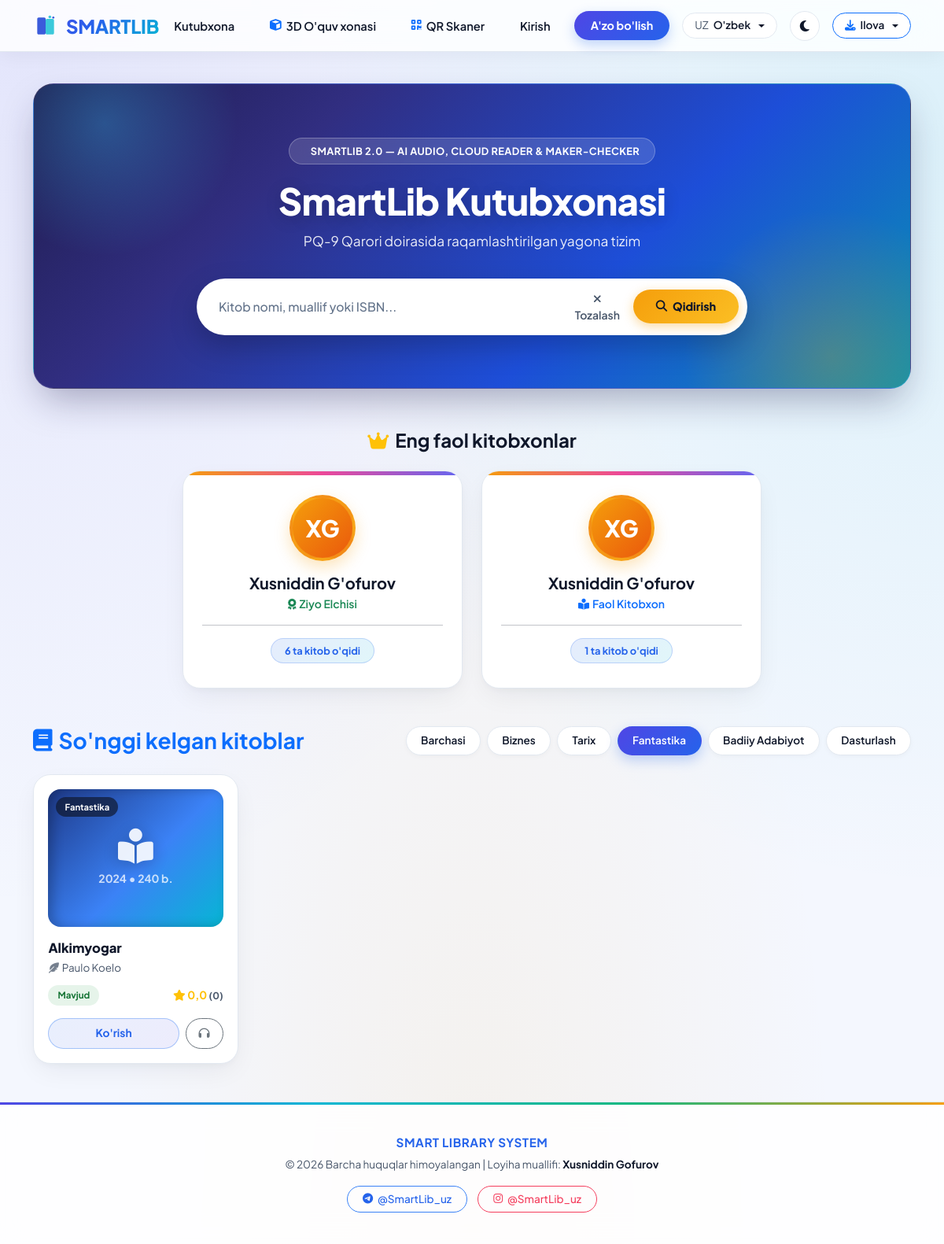
The page /?genre=3 on the database its author committed.
### users/models.py (models this page shows, shortened)
class CustomUser(AbstractUser):
    ROLE_CHOICES = [
        ('student', "Talaba (Universitet)"),
        ('pupil', "O'quvchi (Maktab)"),
        ('citizen', "Mustaqil Kitobxon (Aholi)"),
    ]
    STATUS_CHOICES = [
        ('user', "Foydalanuvchi"),
        ('librarian', "Kutubxonachi"),
        ('admin', "Admin"),
    ]
    role = models.CharField(
        "Kim sifatida kirmoqchisiz?",
        max_length=30,
        choices=ROLE_CHOICES,
        default='student',
        db_index=True,
    )
    status = models.CharField(
        "Status",
        max_length=30,
        choices=STATUS_CHOICES,
        default='user',
        db_index=True,
    )
    phone = models.CharField("Telefon raqam", max_length=30, blank=True)
    telegram_chat_id = models.CharField(
        "Telegram Chat ID",
        max_length=64,
        blank=True,
        db_index=True,
        help_text="Telegram bot (@SmartLibBot) orqali xabarnomalar olish uchun Chat ID",
    )
    profile_picture = models.ImageField("Profil Rasmi", upload_to='profiles/', blank=True, null=True)
    library = models.ForeignKey(
        Library,
        on_delete=models.SET_NULL,
        null=True,
        blank=True,
        verbose_name="Kutubxona",
        related_name='members',
    )
    annual_goal = models.PositiveIntegerField(
        "Yillik Reja",
        default=10,
        validators=[MinValueValidator(1), MaxValueValidator(500)],
    )
    student_id = models.CharField("Student ID (Hemis)", max_length=50, blank=True, db_index=True)
    faculty = models.CharField("Fakultet", max_length=150, blank=True, db_index=True)
    group_name = models.CharField("Guruh", max_length=50, blank=True)
    grade = models.CharField("Sinf (Masalan: 11)", max_length=20, blank=True)
    grade_letter = models.CharField("Sinf Harfi (Masalan: A)", max_length=10, blank=True)
    parent_phone = models.CharField("Ota-ona telefoni", max_length=30, blank=True)
    mahalla = models.CharField("Mahalla Nomi", max_length=150, blank=True)
    street = models.CharField("Ko'cha", max_length=150, blank=True)
    house_number = models.CharField("Uy raqami", max_length=50, blank=True)
    occupation = models.CharField("Kasbi / Ish joyi", max_length=150, blank=True)
    class Meta:
        verbose_name = "Foydalanuvchi "
        verbose_name_plural = "Foydalanuvchilar"
    @property
    def initials(self):
        fn = (self.first_name or "").strip()
        ln = (self.last_name or "").strip()
        un = (self.username or "").strip()
        first = (fn or un or "U")[0].upper()
        last = ln[0].upper() if ln else ""
        return f"{first}{last}"
    @property
    def full_display_name(self):
        full = f"{(self.first_name or '').strip()} {(self.last_name or '').strip()}".strip()
        return full if full else self.username
    def get_reader_rank(self, completed_count=None):
        if completed_count is None:
            completed_count = getattr(self, 'books_read_count', None)
        if completed_count is None:
            completed_count = self.loans.filter(is_returned=True).count()
        if completed_count >= 10:
            return {'title': "SmartLib Akademigi", 'icon': 'fa-crown', 'color': '#f59f00', 'level': 4}
        if completed_count >= 5:
            return {'title': "Ziyo Elchisi", 'icon': 'fa-award', 'color': '#198754', 'level': 3}
        if completed_count >= 1:
            return {'title': "Faol Kitobxon", 'icon': 'fa-book-open-reader', 'color': '#0d6efd', 'level': 2}
        return {'title': "Yangi Kitobxon", 'icon': 'fa-seedling', 'color': '#64748b', 'level': 1}

### books/models.py (models this page shows, shortened)
class Genre(models.Model):
    name = models.CharField("Janr nomi", max_length=100, db_index=True)
    class Meta:
        verbose_name = "Janr "
        verbose_name_plural = "Janrlar"

class Book(models.Model):
    library = models.ForeignKey(
        Library,
        on_delete=models.PROTECT,
        related_name='books',
        verbose_name="Kutubxona",
    )
    title = models.CharField("Kitob nomi", max_length=255, db_index=True)
    author = models.CharField("Muallif", max_length=255, db_index=True)
    genre = models.ForeignKey(
        Genre,
        on_delete=models.SET_NULL,
        null=True,
        verbose_name="Janr",
        related_name='books',
    )
    annotation = models.TextField("Annotatsiya", blank=True)
    isbn = models.CharField(
        "ISBN",
        max_length=50,
        blank=True,
        db_index=True,
        help_text="Xalqaro standart raqami",
    )
    udc = models.CharField(
        "UO'K (UDC)",
        max_length=50,
        blank=True,
        help_text="Universal O'nlik Tasnif",
    )
    bbk = models.CharField(
        "BBK",
        max_length=50,
        blank=True,
        help_text="Bibliografik Tasnif",
    )
    publisher = models.CharField("Nashriyot", max_length=200, blank=True, default="Ziyo Nashr")
    published_year = models.PositiveIntegerField("Nashr yili", null=True, blank=True, default=2024, db_index=True)
    pages = models.PositiveIntegerField("Betlar soni", null=True, blank=True, default=300)
    price = models.DecimalField(
        "Narxi",
        max_digits=12,
        decimal_places=1,
        default=0.0,
        help_text="Balansdagi narxi",
    )
    cover_image = models.ImageField("Muqova rasmi", upload_to='books/covers/', blank=True, null=True)
    pdf_file = models.FileField("Elektron nusxa (PDF)", upload_to='books/pdfs/', blank=True, null=True)
    audio_file = models.FileField("Audiokitob fayli (MP3/WAV)", upload_to='books/audio/', blank=True, null=True)
    qr_code = models.ImageField("QR Kod", upload_to='books/qrcodes/', blank=True, null=True)
    total_copies_count = models.PositiveIntegerField(
        "Jami nusxalar soni",
        default=5,
        validators=[MinValueValidator(1), MaxValueValidator(500)],
    )
    created_at = models.DateTimeField(auto_now_add=True)
    class Meta:
        verbose_name = "Kitob "
        verbose_name_plural = "Kitoblar (Bibliografiya)"
        ordering = ['id']
    @property
    def total_copies(self):
        all_copies = list(self.copies.all())
        return len(all_copies) if all_copies else self.total_copies_count
    @property
    def available_copies_count(self):
        all_copies = list(self.copies.all())
        if not all_copies:
            return self.total_copies_count
        return sum(1 for c in all_copies if c.is_available)
    def mavjud_dona(self):
        return self.available_copies_count
    mavjud_dona.short_description = "Mavjud (dona)"
    @property
    def reviews_count(self):
        all_reviews = list(self.reviews.all())
        return len(all_reviews)
    @property
    def average_rating(self):
        all_reviews = list(self.reviews.all())
        if not all_reviews:
            return 0.0
        return round(sum(r.rating for r in all_reviews) / len(all_reviews), 1)

### books/views.py (the view)
# urls.py: path('', views.home_view, name='home'),
def home_view(request):
    query = request.GET.get('q', '').strip()
    genre_id = request.GET.get('genre', '').strip()
    library_id = request.GET.get('library', '').strip()
    only_favorites = request.GET.get('favorites', '').strip() == '1'
    books_qs = Book.objects.select_related('genre', 'library').prefetch_related('copies', 'reviews').all()
    if query:
        books_qs = books_qs.filter(
            Q(title__icontains=query) |
            Q(author__icontains=query) |
            Q(isbn__icontains=query)
        )
    if genre_id.isdigit():
        books_qs = books_qs.filter(genre_id=int(genre_id))
    if library_id.isdigit():
        books_qs = books_qs.filter(library_id=int(library_id))
    favorite_book_ids = set()
    if request.user.is_authenticated:
        favorite_book_ids = set(
            Favorite.objects.filter(user=request.user).values_list('book_id', flat=True)
        )
        if only_favorites:
            books_qs = books_qs.filter(id__in=favorite_book_ids)
    top_readers = list(
        CustomUser.objects
        .annotate(
            books_read_count=Count(
                'loans',
                filter=Q(loans__is_returned=True),
                distinct=True,
            )
        )
        .filter(books_read_count__gt=0)
        .order_by('-books_read_count')[:4]
    )
    for r in top_readers:
        r.rank_info = r.get_reader_rank(r.books_read_count)
    books_list = list(books_qs)
    context = {
        'books': books_list,
        'books_3d_json': _build_books_3d_json(books_list[:24]),
        'top_readers': top_readers,
        'genres': Genre.objects.all(),
        'libraries': Library.objects.all(),
        'query': query,
        'selected_genre': int(genre_id) if genre_id.isdigit() else None,
        'selected_library': int(library_id) if library_id.isdigit() else None,
        'favorite_book_ids': favorite_book_ids,
        'only_favorites': only_favorites,
    }
    return render(request, 'home.html', context)

### templates/home.html (shortened to what this page needs)
{% extends 'base.html' %}
{% block content %}
<div class="container">
    <div class="hero-banner">
        <div class="hero-kicker">
            <span>SMARTLIB 2.0 — AI AUDIO, CLOUD READER & MAKER-CHECKER</span>
        </div>
        <h1 class="hero-title">SmartLib Kutubxonasi</h1>
        <p class="hero-subtitle">PQ-9 Qarori doirasida raqamlashtirilgan yagona tizim</p>
        <form action="{% url 'home' %}" method="get" class="search-pill-box">
            <input type="text" name="q" id="liveSearchInput" value="{{ query }}" class="search-pill-input" placeholder="Kitob nomi, muallif yoki ISBN..." autocomplete="off">
            {% if query or selected_genre %}
                <a href="{% url 'home' %}" class="btn btn-sm text-secondary me-2 text-decoration-none fw-semibold" title="Tozalash">
                    <i class="fa-solid fa-xmark"></i> Tozalash
                </a>
            {% endif %}
            <button type="submit" class="search-pill-btn">
                <i class="fa-solid fa-magnifying-glass"></i> Qidirish
            </button>
        </form>
    </div>
    {% if top_readers %}
    <div class="mb-5">
        <h4 class="text-center fw-bold mb-4" style="color: var(--text-main);">
            <i class="fa-solid fa-crown text-warning me-2"></i>Eng faol kitobxonlar
        </h4>
        <div class="row justify-content-center g-4">
            {% for reader in top_readers %}
            <div class="col-md-5 col-lg-4">
                <div class="reader-card">
                    <div class="reader-avatar">{{ reader.initials }}</div>
                    <h5 class="fw-bold mb-1" style="color: var(--text-main);">{{ reader.full_display_name }}</h5>
                    {% if reader.rank_info %}
                    <div class="small fw-semibold mb-2" style="color: {{ reader.rank_info.color }};">
                        <i class="fa-solid {{ reader.rank_info.icon }} me-1"></i><span>{{ reader.rank_info.title }}</span>
                    </div>
                    {% endif %}
                    <hr class="opacity-25 my-3">
                    <span class="reader-badge">{{ reader.books_read_count }} ta kitob o'qidi</span>
                </div>
            </div>
            {% endfor %}
        </div>
    </div>
    {% endif %}
    <div class="mb-4" id="books-section">
        <div class="d-flex align-items-center justify-content-between flex-wrap gap-3 mb-4">
            <h3 class="fw-bold text-primary mb-0 d-flex align-items-center gap-2">
                <i class="fa-solid fa-book"></i> <span>So'nggi kelgan kitoblar</span>
            </h3>
            {% if genres %}
            <div class="d-flex align-items-center gap-2 flex-wrap">
                <a href="{% url 'home' %}{% if query %}?q={{ query }}{% endif %}" class="btn-filter-pill {% if not selected_genre and not only_favorites %}active{% endif %}">
                    Barchasi
                </a>
                {% for g in genres %}
                <a href="{% url 'home' %}?genre={{ g.pk }}{% if query %}&q={{ query }}{% endif %}" class="btn-filter-pill {% if selected_genre == g.pk %}active{% endif %}">
                    {{ g.name }}
                </a>
                {% endfor %}
            </div>
            {% endif %}
        </div>
        <div class="row g-4" id="booksGrid">
            {% for book in books %}
            <div class="col-12 col-sm-6 col-lg-3 book-card-col" data-search="{{ book.title|lower }} {{ book.author|lower }} {{ book.isbn|lower }}">
                <div class="book-item-card">
                    <div>
                        <div class="book-cover-stage">
                            <span class="book-genre-chip">{{ book.genre.name|default:"Umumiy" }}</span>
                            {% if book.cover_image %}
                                <img src="{{ book.cover_image.url }}" alt="{{ book.title }}">
                            {% else %}
                                <div class="book-cover-placeholder">
                                    <i class="fa-solid fa-book-open-reader"></i>
                                    <div class="small fw-bold opacity-75">{{ book.published_year|default:"2024" }} • {{ book.pages|default:"300" }} b.</div>
                                </div>
                            {% endif %}
                        </div>
                        <div class="book-title">{{ book.title }}</div>
                        <div class="book-author"><i class="fa-solid fa-feather-pointed me-1 opacity-75"></i>{{ book.author }}</div>
                        <div class="d-flex align-items-center justify-content-between mb-3">
                            {% if book.available_copies_count > 0 %}
                                <span class="badge-mavjud mb-0">Mavjud</span>
                            {% else %}
                                <span class="badge-qolmagan mb-0">Qolmagan</span>
                            {% endif %}
                            <span class="small fw-bold text-warning">
                                <i class="fa-solid fa-star"></i> {{ book.average_rating }} <small class="text-muted">({{ book.reviews_count }})</small>
                            </span>
                        </div>
                    </div>
                    <div class="d-flex gap-2">
                        <a href="{% url 'book_detail' book.pk %}" class="btn-korish flex-grow-1">Ko'rish</a>
                        <a href="{% url 'book_read' book.pk %}" class="btn btn-sm btn-outline-secondary rounded-pill px-3 d-inline-flex align-items-center justify-content-center" title="Elektron Mutolaa va Audio (TTS)">
                            <i class="fa-solid fa-headphones"></i>
                        </a>
                    </div>
                </div>
            </div>
            {% empty %}
            <div class="col-12 text-center py-5 text-muted">
                Kitoblar topilmadi.
            </div>
            {% endfor %}
        </div>
    </div>
</div>
{% endblock %}

### rows shown on the page
CustomUser: initials "XG", full_display_name "Xusniddin G'ofurov", rank_info "Ziyo Elchisi", books_read_count "6"
CustomUser: initials "XG", full_display_name "Xusniddin G'ofurov", rank_info "Faol Kitobxon", books_read_count "1"
Genre: name "Biznes"
Genre: name "Tarix"
Genre: name "Fantastika"
Genre: name "Badiiy Adabiyot"
Genre: name "Dasturlash"
Book: genre.name "Fantastika", published_year "2024", pages "240", title "Alkimyogar", author "Paulo Koelo", shows "Mavjud", average_rating "0,0", reviews_count "0"
